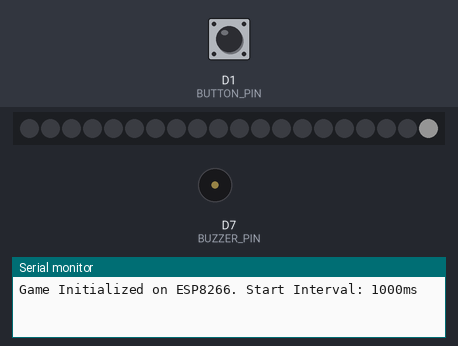
The sketch below on a simulated ESP8266 (NodeMCU). On the bench: 20 RGB LEDs in strip order, left to right, buzzer (waves = sounding, pin HIGH), the last lines printed to the serial monitor. Inputs (shaded band) come from the test bench; at power-on: D1 (BUTTON_PIN) HIGH. Dim RGB values are drawn brighter than linear; random numbers use the default seed unless the sketch sets one.

Above: at 2.6 s.
2.7 s: D1 (BUTTON_PIN) pulled LOW for 0.15 s
At 4.8 s:
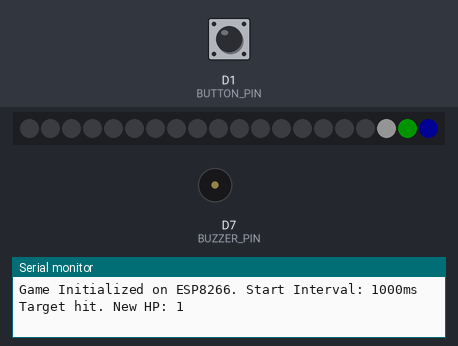
5.8 s: D1 (BUTTON_PIN) pulled LOW for 1 s
At 7.4 s:
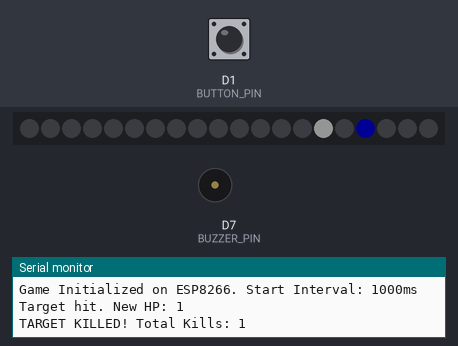
9.5 s: D1 (BUTTON_PIN) pulled LOW for 0.15 s
At 9.65 s:
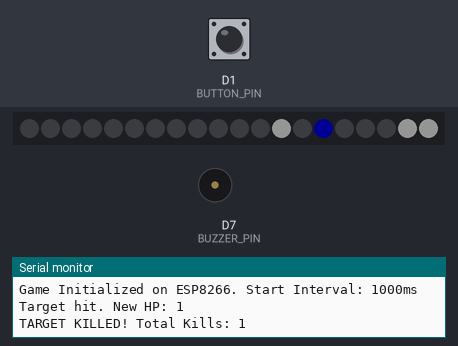
11.3 s: D1 (BUTTON_PIN) pulled LOW for 1 s
At 22.7 s:
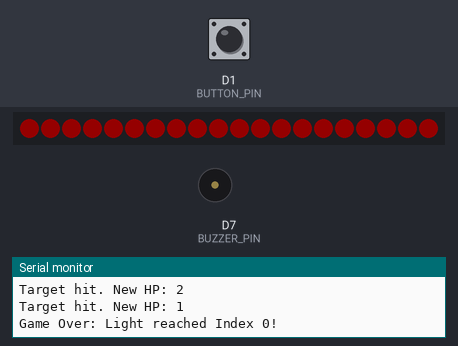
Timing chart, 0 to 23.5 s (numbered marks = the images above; inputs shaded):
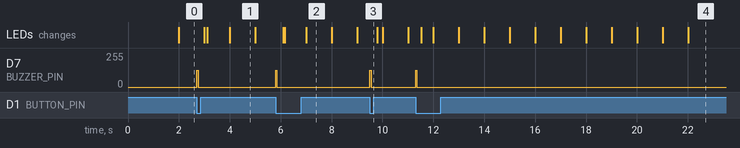

The sketch:

esp_np_game_01_v2.ino
```cpp
// V2: 長按2秒 --> reset game

#include <Adafruit_NeoPixel.h>

// ESP8266 Pin Map Note:
// D0-GPIO16 | D1-GPIO5 | D2-GPIO4 | D3-GPIO0 | D4-GPIO2
// D5-GPIO14 | D6-GPIO12 | D7-GPIO13 | D8-GPIO15
// -----------------------------------------------------------------------------
// 參數設定
// -----------------------------------------------------------------------------
// !!! 根據您的要求，使用 D2 (對應 ESP8266 的 GPIO 4) 控制燈條
#define PIN D2       // Neopixel 數據腳位 (D2, 實際 GPIO 4)

// 為了避開 D4 (GPIO 2, 啟動時為 HIGH)，改用 D1 (GPIO 5) 或其他腳位
#define BUTTON_PIN D1       // 子彈按鈕腳位 (D1, 實際 GPIO 5)

// 使用 D7 (實際 GPIO 13) 作為蜂鳴器腳位
#define BUZZER_PIN D7       // Buzzer 腳位 (D7, 實際 GPIO 13)

#define NUMPIXELS 20       // 燈條上的燈珠數量
#define BULLET_SPEED 20       // 子彈每移動一格的延遲時間 (毫秒)
#define START_INTERVAL 1000     // 初始燈光移動/生成的時間間隔 (毫秒)
#define MIN_INTERVAL 200       // 燈光移動/生成的最快時間間隔 (毫秒)
#define SPEED_INCREMENT 50       // 每次難度提升減少的毫秒數
#define KILLS_PER_LEVEL 5        // 每擊殺多少敵人提升一次難度

// --- 新增: 長按重新開始設定 ---
#define RESTART_HOLD_TIME 2000   // 重新開始所需的長按時間 (毫秒)

// 定義顏色
const uint32_t GAMEOVER_COLOR = Adafruit_NeoPixel::Color(20, 0, 0);
const uint32_t COLOR_HP1      = Adafruit_NeoPixel::Color(0, 20, 0);
const uint32_t COLOR_HP2      = Adafruit_NeoPixel::Color(0, 0, 20);
const uint32_t COLOR_HP3      = Adafruit_NeoPixel::Color(20, 20, 20);
const uint32_t BULLET_COLOR   = Adafruit_NeoPixel::Color(30, 30, 0);

// -----------------------------------------------------------------------------
// 狀態變數
// -----------------------------------------------------------------------------
// NeoPixel 實例化，注意 ESP8266 的 NeoPixel 函式庫已經處理了 GPIO 映射
Adafruit_NeoPixel pixels(NUMPIXELS, PIN, NEO_GRB + NEO_KHZ800);

// 遊戲狀態
int pixelHP[NUMPIXELS] = {0};
unsigned long lastMoveTime = 0;
bool isGameOver = false;
int buttonState = 0;
int lastButtonState = 0;

// --- 新增: 重新開始追蹤變數 ---
unsigned long buttonPressStartTime = 0;  // 記錄按鈕按下的時間點
bool isButtonHeld = false;               // 追蹤按鈕是否正在被按住

// 子彈狀態
int bulletPos = -1;
int targetIndex = -1;
unsigned long lastBulletMoveTime = 0;

// 難度追蹤
int killCount = 0;             // 總擊殺數
int currentInterval = START_INTERVAL; // 當前燈光移動/生成間隔
int currentLevel = 0;           // 當前難度等級 (每 5 殺升級)


// -----------------------------------------------------------------------------
// Function Prototypes (為了讓編譯器知道函數存在)
// -----------------------------------------------------------------------------
void updateDifficulty();
void handleLightMovement();
void handleShooting();
void handleBulletMovement();
void drawLights();
void gameOverSequence();
void resetGame();
void handleRestart();


// -----------------------------------------------------------------------------
// Buzzer 音效函數 (使用 ESP8266 的 PWM 模擬 tone)
// -----------------------------------------------------------------------------
void playShootSound() {
  // ESP8266 不支援標準 tone()，我們使用 analogWrite 模擬 PWM

  // 設置頻率 (1000 Hz)
  analogWriteFreq(1000);
  // 設置 PWM 佔空比 (約 50% 響度)
  analogWrite(BUZZER_PIN, 512);

  // 持續 50 毫秒
  delay(50);

  // 關閉聲音 (設置為 0)
  analogWrite(BUZZER_PIN, 0);
}


// -----------------------------------------------------------------------------
// setup() 初始設定
// -----------------------------------------------------------------------------
void setup() {
  Serial.begin(115200); // ESP8266 通常使用 115200 鮑率
  randomSeed(analogRead(A0)); // A0 是 ADC 輸入腳位，ESP8266 只有一個

  // 設定按鈕為 INPUT_PULLUP
  pinMode(BUTTON_PIN, INPUT_PULLUP);

  // 設定 Buzzer 腳位為輸出
  pinMode(BUZZER_PIN, OUTPUT);
  // 初始化 PWM 頻率，確保 analogWrite 可以工作
  analogWriteRange(1023); // 預設值，確保佔空比範圍是 0-1023

  pixels.begin();
  pixels.show();

  Serial.println("\nGame Initialized on ESP8266. Start Interval: 1000ms");
}

// -----------------------------------------------------------------------------
// loop() 迴圈執行 (修改: 遊戲結束時呼叫 handleRestart)
// -----------------------------------------------------------------------------
void loop() {
  if (isGameOver) {
    gameOverSequence();
    handleRestart(); // 在遊戲結束時檢查長按重新開始
    delay(10);
    return;
  }

  // 1. 處理燈光移動和生成 (使用動態間隔 currentInterval)
  if (millis() - lastMoveTime >= currentInterval) {
    handleLightMovement();
    lastMoveTime = millis();
  }

  // 2. 處理子彈射擊
  handleShooting();

  // 3. 處理子彈的移動
  handleBulletMovement();

  // 4. 繪製燈條
  drawLights();
}

// -----------------------------------------------------------------------------
// 難度計算函數 (保持不變)
// -----------------------------------------------------------------------------
void updateDifficulty() {
    // 計算新的難度等級 (每 KILLS_PER_LEVEL 擊殺升級)
    int newLevel = killCount / KILLS_PER_LEVEL;

    // 如果難度等級提升了
    if (newLevel > currentLevel) {
        currentLevel = newLevel;

        // 計算新的間隔時間
        int timeReduction = currentLevel * SPEED_INCREMENT;
        currentInterval = START_INTERVAL - timeReduction;

        // 確保間隔不會低於最小值
        if (currentInterval < MIN_INTERVAL) {
            currentInterval = MIN_INTERVAL;
        }

        Serial.print("LEVEL UP! Kill Count: ");
        Serial.print(killCount);
        Serial.print(", New Interval: ");
        Serial.print(currentInterval);
        Serial.println("ms");
    }
}

// -----------------------------------------------------------------------------
// 處理燈光移動和生成 (保持不變)
// -----------------------------------------------------------------------------
void handleLightMovement() {

  // A. 檢查遊戲結束條件 (Index 0 的燈是否亮著)
  if (pixelHP[0] > 0) {
    Serial.println("Game Over: Light reached Index 0!");
    isGameOver = true;
    return;
  }

  // B. 燈光移動 (i -> i-1)
  for (int i = 1; i < NUMPIXELS; i++) {
    pixelHP[i - 1] = pixelHP[i];
  }

  // C. 隨機生成新燈 (在 Index 19)
  int randomHP = random(4);
  pixelHP[NUMPIXELS - 1] = randomHP;
}


// -----------------------------------------------------------------------------
// 處理子彈射擊 (使用修改後的 playShootSound)
// -----------------------------------------------------------------------------
void handleShooting() {
  buttonState = digitalRead(BUTTON_PIN);

  if (bulletPos == -1 && buttonState == LOW && lastButtonState == HIGH) {

    int foundTarget = -1;
    for (int i = 0; i < NUMPIXELS; i++) {
      if (pixelHP[i] > 0) {
        foundTarget = i;
        break;
      }
    }

    if (foundTarget != -1) {
      targetIndex = foundTarget;
      bulletPos = 0;
      lastBulletMoveTime = millis();

      // 播放射擊音效
      playShootSound();
    }
  }

  lastButtonState = buttonState;
}

// -----------------------------------------------------------------------------
// 處理子彈移動與命中 (保持不變)
// -----------------------------------------------------------------------------
void handleBulletMovement() {
  if (bulletPos == -1) return;

  if (millis() - lastBulletMoveTime >= BULLET_SPEED) {

    bulletPos++;
    lastBulletMoveTime = millis();

    if (bulletPos >= targetIndex) {

      // 檢查目標在命中前是否已存活
      if (pixelHP[targetIndex] > 0) {

        pixelHP[targetIndex]--;

        // 檢查是否完成擊殺 (生命值歸零)
        if (pixelHP[targetIndex] == 0) {
            killCount++; // 擊殺數 +1
            updateDifficulty(); // 檢查是否升級
            Serial.print("TARGET KILLED! Total Kills: ");
            Serial.println(killCount);
        } else {
            Serial.print("Target hit. New HP: ");
            Serial.println(pixelHP[targetIndex]);
        }
      }

      bulletPos = -1;
      targetIndex = -1;
    }
  }
}


// -----------------------------------------------------------------------------
// 繪製燈條 (保持不變)
// -----------------------------------------------------------------------------
void drawLights() {
  // 1. 繪製背景 (燈光目標)
  for (int i = 0; i < NUMPIXELS; i++) {
    uint32_t colorToSet = 0;

    switch (pixelHP[i]) {
      case 3: colorToSet = COLOR_HP3; break;
      case 2: colorToSet = COLOR_HP2; break;
      case 1: colorToSet = COLOR_HP1; break;
      case 0:
      default: colorToSet = 0; break;
    }

    pixels.setPixelColor(i, colorToSet);
  }

  // 2. 覆蓋繪製子彈
  if (bulletPos != -1 && bulletPos < NUMPIXELS) {
    pixels.setPixelColor(bulletPos, BULLET_COLOR);
  }

  pixels.show();
}

// -----------------------------------------------------------------------------
// 遊戲結束序列 (修改: 顯示 "重新開始" 提示)
// -----------------------------------------------------------------------------
void gameOverSequence() {
  // 閃爍 "GAMEOVER" 顏色
  for(int i=0; i < NUMPIXELS; i++) {
    pixels.setPixelColor(i, GAMEOVER_COLOR);
  }
  pixels.show();

  // 這裡可以加入提示，例如閃爍某個顏色來提示可以長按
  // 為了不干擾長按的偵測，這裡不再做延遲的閃爍動畫
}

// -----------------------------------------------------------------------------
// --- 新增函數: 重置遊戲狀態 ---
// -----------------------------------------------------------------------------
void resetGame() {
  Serial.println("--- Restarting Game ---");

  // 1. 重置所有燈珠 HP
  for(int i=0; i < NUMPIXELS; i++) {
    pixelHP[i] = 0;
  }
  pixels.clear();
  pixels.show();

  // 2. 重置遊戲狀態變數
  isGameOver = false;
  lastMoveTime = millis();

  // 3. 重置子彈狀態
  bulletPos = -1;
  targetIndex = -1;
  lastBulletMoveTime = 0;

  // 4. 重置難度追蹤
  killCount = 0;
  currentLevel = 0;
  currentInterval = START_INTERVAL;

  // 5. 重置按鈕狀態追蹤 (確保不會立即再次觸發)
  buttonPressStartTime = 0;
  isButtonHeld = false;
  lastButtonState = HIGH; // 假設按鈕初始為未按下 (INPUT_PULLUP)
  buttonState = HIGH;

  Serial.print("Game Reset. Start Interval: ");
  Serial.print(currentInterval);
  Serial.println("ms");
}

// -----------------------------------------------------------------------------
// --- 新增函數: 處理長按重新開始 ---
// -----------------------------------------------------------------------------
void handleRestart() {
  // 讀取按鈕狀態
  buttonState = digitalRead(BUTTON_PIN);
  unsigned long currentTime = millis();

  // 1. 按鈕剛被按下 (LOW: 被按下，因為是 INPUT_PULLUP)
  if (buttonState == LOW && lastButtonState == HIGH) {
    buttonPressStartTime = currentTime;
    isButtonHeld = true;
    Serial.println("Button pressed. Start timer.");
  }
  // 2. 按鈕被放開
  else if (buttonState == HIGH && lastButtonState == LOW) {
    // 重置計時器，無論長按是否足夠時間
    buttonPressStartTime = 0;
    isButtonHeld = false;
    Serial.println("Button released. Timer reset.");
  }

  // 3. 按鈕持續被按住，並達到長按時間
  if (isButtonHeld && (currentTime - buttonPressStartTime >= RESTART_HOLD_TIME)) {
    Serial.println("Long press detected! Restarting game...");
    resetGame();  // 執行遊戲重置
    // 確保放開前不會再次觸發重置
    isButtonHeld = false;
    buttonPressStartTime = 0;
  }

  // 更新上次按鈕狀態
  lastButtonState = buttonState;
}
```

Measured:
- after the input at 2.7 s, D7 (BUZZER_PIN): 0/255 → 127/255 at once, → 0/255 0.05 s later
- after the input at 5.8 s, D7 (BUZZER_PIN): 0/255 → 127/255 at once, → 0/255 0.05 s later
- after the input at 9.5 s, D7 (BUZZER_PIN): 0/255 → 127/255 at once, → 0/255 0.05 s later
- after the input at 11.3 s, D7 (BUZZER_PIN): 0/255 → 127/255 at once, → 0/255 0.05 s later
- what the display in image 1 shows lasts 1.0 s, from 4.0 s to 5.0 s
